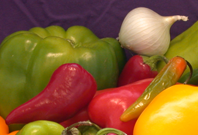
#> input picture image/onion.png, 198 x 135 px, found by its file name
$ python logTrans.py
#> lines starting #> are read from the running program, lines starting #| are printed output that depends on the picture
import cv2
import numpy as np
import matplotlib.pyplot as plt

# Read the image
I = cv2.imread(
    "E:\\Study\\Academic\\Year - 4 Term - 2\\CSTE 4201 - Digital Image Processing\\lab-programs\\image\\onion.png"
)
#> I is the input picture: shape (135, 198, 3); mean B, G, R 45.3, 92.8, 137.3

# Display the original image
plt.subplot(1, 2, 1)
plt.imshow(cv2.cvtColor(I, cv2.COLOR_BGR2RGB))
plt.title("Original Image")

# Convert datatype to Double
r = I.astype(float)

# Constant determining the nature of the log curve
C = 1

# Performing log transformation
S = C * np.log(1 + r)
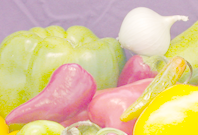
#> S: shape (135, 198, 3) float64; mean B, G, R 3.32, 4.29, 4.82; drawn with min black and max white
T = 255 / (C * np.log(256))

# Converting the datatype back to integer for displaying
B = np.clip(T * S, 0, 255).astype(np.uint8)

# Display the log-transformed image
plt.subplot(1, 2, 2)
plt.imshow(cv2.cvtColor(B, cv2.COLOR_BGR2RGB))
plt.title("Log Transformation")

plt.tight_layout()
plt.show()
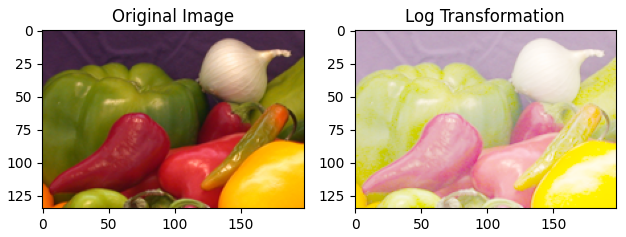
#> figure drawn by matplotlib, 2 panels

$ run again, with image/gantrycrane.png copied over image/onion.png
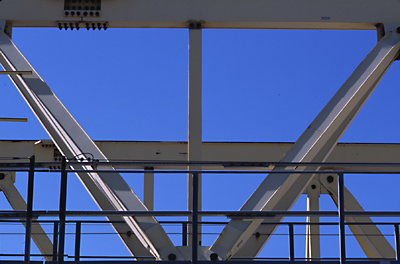
#> input picture image/gantrycrane.png, 400 x 264 px, found by its file name
#> I is the input picture: shape (264, 400, 3); mean B, G, R 147.3, 93.1, 73.3
#> `S = C * np.log(1 + r)`:
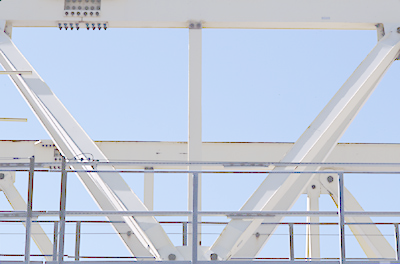
#> S: shape (264, 400, 3) float64; mean B, G, R 4.8, 4.43, 4.22; drawn with min black and max white
#> `plt.show()`:
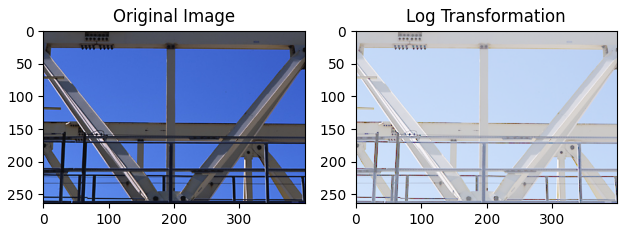
#> figure drawn by matplotlib, 2 panels
